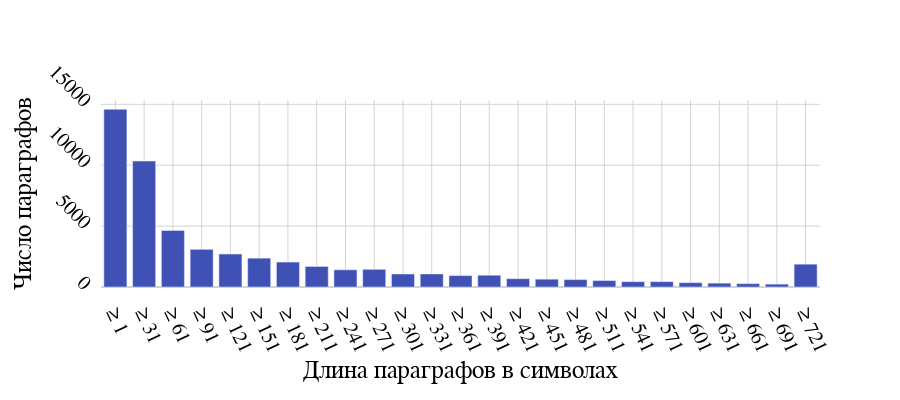

The notebook cell this image was saved under:
### Code cell
bars, min_, step = make_hist3(paragraphs_lengths, *H2)

print(f'{len(bars)=}, {min_=}, {step=}')

fig = go.Figure()

fig.add_bar(
    x=[f'≥ {round(min_ + i * step)}' for i in range(len(bars))], y=bars,
    showlegend=False
)

fig.update_layout(
    font=dict(family='Times New Roman', size=20, color='black'),
    plot_bgcolor='rgba(0, 0, 0, 0)',
    colorway=[COLORS_D[4]],
    margin=dict(pad=10),
    height=400,
    width=900)

fig.update_xaxes(
    title=dict(
        font=dict(family='Times New Roman', size=25, color='black'),
        text='Длина параграфов в символах'),
    zerolinecolor='lightgrey',
    gridcolor='lightgrey',
    tickformat='000',
    showgrid=True, 
    tickangle=65, 
    ticklen=10)

fig.update_yaxes(
    title=dict(
        font=dict(family='Times New Roman', size=25, color='black'),
        text='Число параграфов'),
    zerolinecolor='lightgrey',
    gridcolor='lightgrey',
    tickformat='000',
    showgrid=True, 
    tickangle=45, 
    ticklen=10)

fig

### Figure 1 — Plotly figure (JSON) as saved in the notebook; plotly's stock layout.template omitted (floating-point values rounded to 4 significant figures)
{"data": [{"showlegend": false, "type": "bar", "x": ["≥ 1", "≥ 31", "≥ 61", "≥ 91", "≥ 121", "≥ 151", "≥ 181", "≥ 211", "≥ 241", "≥ 271", "≥ 301", "≥ 331", "≥ 361", "≥ 391", "≥ 421", "≥ 451", "≥ 481", "≥ 511", "≥ 541", "≥ 571", "≥ 601", "≥ 631", "≥ 661", "≥ 691", "≥ 721"], "y": [14587, 10340, 4644, 3091, 2707, 2367, 2048, 1685, 1412, 1451, 1066, 1069, 936, 967, 681, 641, 607, 527, 435, 437, 354, 316, 274, 233, 1873]}], "layout": {"colorway": ["rgba(63, 81, 181, 1.0)"], "font": {"color": "black", "family": "Times New Roman", "size": 20}, "height": 400, "margin": {"pad": 10}, "plot_bgcolor": "rgba(0, 0, 0, 0)", "width": 900, "xaxis": {"gridcolor": "lightgrey", "showgrid": true, "tickangle": 65, "tickformat": "000", "ticklen": 10, "title": {"font": {"color": "black", "family": "Times New Roman", "size": 25}, "text": "Длина параграфов в символах"}, "zerolinecolor": "lightgrey"}, "yaxis": {"gridcolor": "lightgrey", "showgrid": true, "tickangle": 45, "tickformat": "000", "ticklen": 10, "title": {"font": {"color": "black", "family": "Times New Roman", "size": 25}, "text": "Число параграфов"}, "zerolinecolor": "lightgrey"}}}
